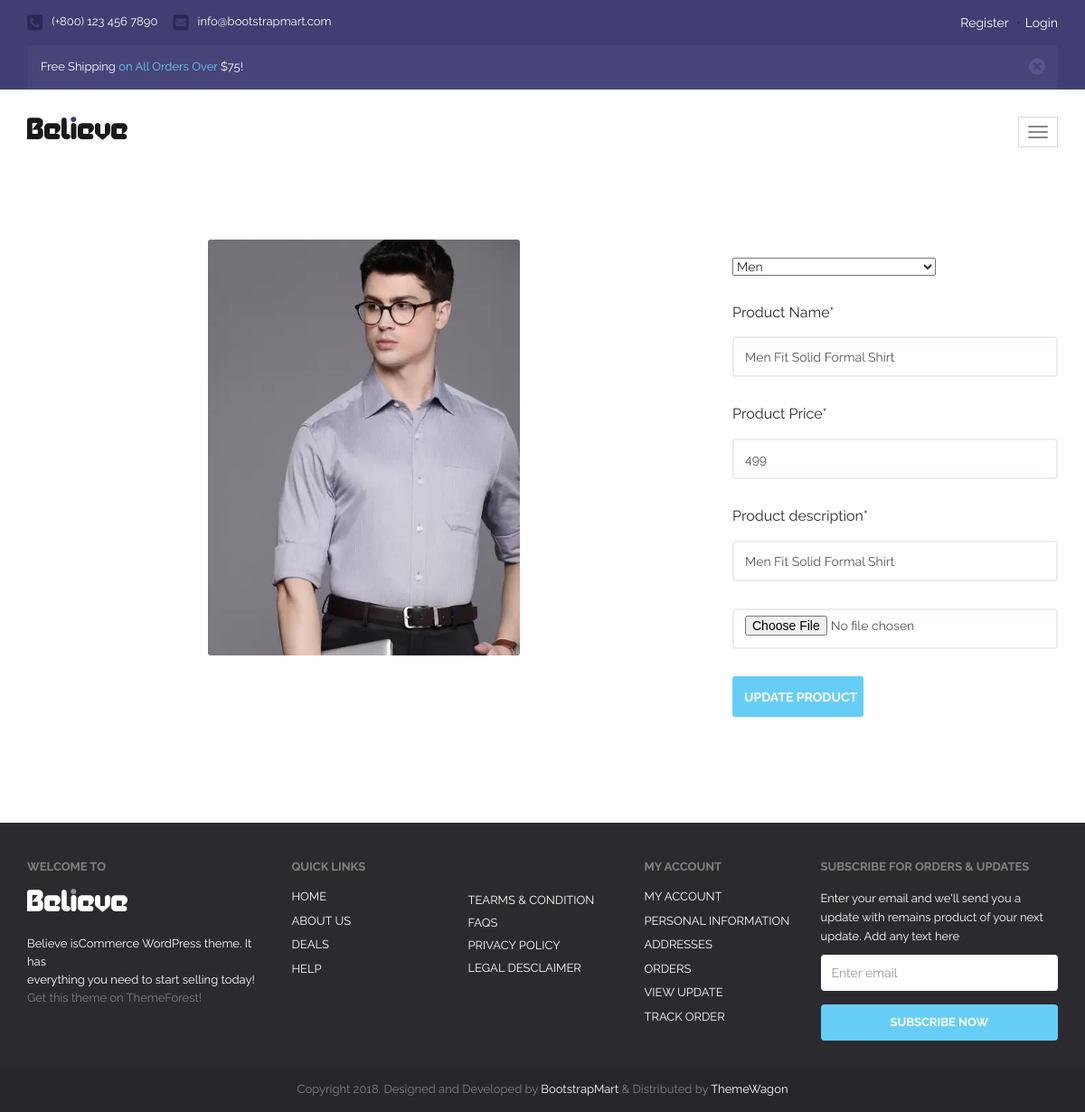
Page /seller-edit-product/60/ on the committed database.
### a1/models.py (models this page shows, shortened)
class Product(models.Model):
    seller=models.ForeignKey(User, on_delete=models.CASCADE)
    choice=(
        ("Electronics","Electronics"),
        ("Men","Men"),
        ("Women","Women"),
        ("Baby & Kids","Baby & Kids"),
        ("Home & Kitchens","Home & Kitchens"),
        ("Books","Books"),
        ("Other","Other"),
    )
    product_category=models.CharField(max_length=50, choices=choice, default="Others")
    product_name=models.CharField(max_length=50)
    product_price=models.PositiveIntegerField()
    product_desc=models.CharField(max_length=300,default="")
    product_date=models.DateField(auto_now_add=True)
    product_image=models.ImageField(upload_to="product_image")

### a1/views.py (the view)
# urls.py: path('seller-edit-product/<int:pk>/',views.seller_edit_product,name='seller-edit-product'),
def seller_edit_product(request,pk):
    product=Product.objects.get(pk=pk)
    if request.method=="POST":
        product.product_name=request.POST['product_name']
        product.product_price=request.POST['product_price']
        product.product_desc=request.POST['product_desc']
        product.product_category=request.POST['product_category']
        try:
            product.product_image=request.FILES['product_image']
        except:
            pass
        product.save()
        msg="Update Successfully"
        return render(request,'seller-edit-product.html',{'msg':msg,'product':product})
    else:
        return render(request,'seller-edit-product.html',{'product':product})

### a1/templates/seller-edit-product.html (shortened to what this page needs)
{% extends 'seller-header.html' %}
{% load static %}
{% block content %}
<!DOCTYPE html>
<html lang="en">
  <head>
  </head>
  <body>
    <div class="container">
        <div class="blog">
            <div class="row">
                <div class="col-md-8 blog-content detail">
                    <div class="row">
                        <div class="col-md-10 blog-block">
                            <div class="blog-image" height=430px width=300px>
                                <img src="{{product.product_image.url}}" alt="image" class="img-responsive" style="max-width:60%; height:460px; margin-left:20rem;">
                            </div>
                        </div>
                       </div>
                </div>
                <div class="col-md-4 sidebar">
                    <form class="contact-form" action="{%url 'seller-edit-product' pk=product.pk%}" method="post" enctype="multipart/form-data">
                            <br>
                          <div class="form-group">
                            <select name="product_category" >
                                {% if product.product_category == "Electronics" %}
                                    <option>---Select Product categories---</option>
                                    <option  value="Electronics" selected>Electronics</option>
                                    <option  value="Men">Men</option>
                                    <option  value="Woman">Woman</option>
                                    <option  value="Baby & Kids">Baby & Kids</option>
                                    <option  value="Home & Kitchens">Home & Kitchens</option>
                                    <option  value="Books">Books</option>
                                    <option  value="Other">Other</option>
                                {%elif product.product_category == "Men"%}
                                    <option  value="Men"selected>Men</option>
                                {%endif%}
                            </select>
                          </div>
                          <div class="form-group">
                              <label for="product_name">Product Name*</label>
                              <input type="text" class="form-control" name="product_name" value="{{product.product_name}}" placeholder="Product Name">
                          </div>
                          <div class="form-group">
                              <label for="product_price">Product Price*</label>
                              <input type="number" class="form-control" name="product_price" value="{{product.product_price}}" placeholder="Product Price">
                          </div>
                          <div class="form-group">
                            <label for="product_desc">Product description*</label>
                            <input type="text" class="form-control" name="product_desc" value="{{product.product_desc}}" placeholder="Product description">
                        </div>
                        <div class="form-group">
                            <input type="file" class="form-control" name="product_image" >
                        </div>
                          <button type="submit" class="btn btn-blue">Update Product</button>
                      </form>
                    <br><br>
                </div>
            </div>
        </div>
    </div>
  </body>
</html>
{% endblock %}

### rows in the picture
Product: product_image (picture), product_category "Men", product_name "Men Fit Solid Formal Shirt", product_price "499", product_desc "Men Fit Solid Formal Shirt"
